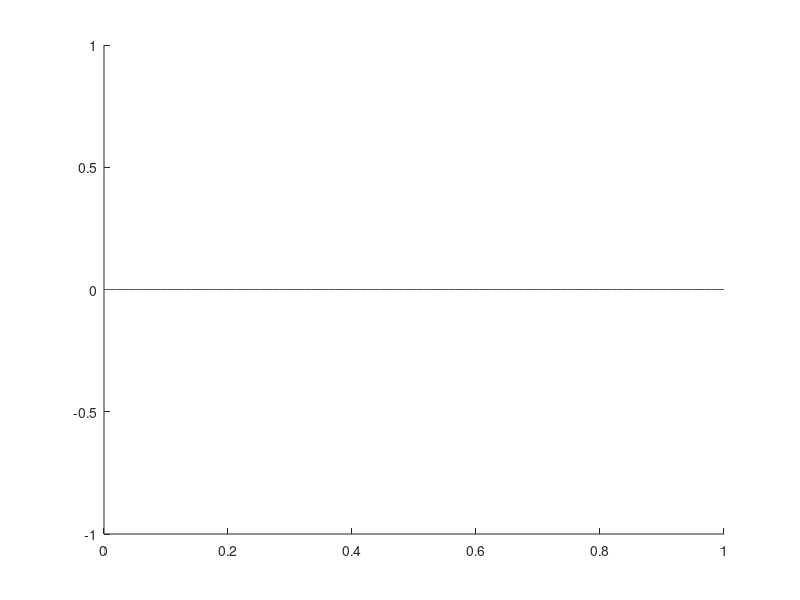

The MATLAB source for this figure:
function h = refcurve(p)
%REFCURVE Add a reference curve (polynomial) to a plot.
%   REFCURVE(P) adds a line with the given polynomial coefficients 
%   to the current figure.
%   H = REFCURVE(P) returns the handle to the line object
%   in H.
%   REFCURVE with no arguments plots the function Y = 0.
%   Example: 
%       y = p(1)*x^d + p(2)*x^(d-1) + ... + p(d)*x + p(d+1)
%       Shows a polynomial of degree, d.
%       Note that p(1) goes with the highest order term.
%
%   See also POLYFIT, POLYVAL.   

%   B.A. Jones 2-3-95
%   Copyright 1993-2004 The MathWorks, Inc. 


if nargin == 0
   p = zeros(2,1);
end

xlimits = get(gca,'Xlim');
ylimits = get(gca,'Ylim');

np = get(gcf,'NextPlot');
set(gcf,'NextPlot','add');

xdat = linspace(xlimits(1),xlimits(2),100);
ydat = polyval(p,xdat);
maxy = max(ydat);
miny = min(ydat);

if maxy > ylimits(2)
  if miny < ylimits(1)
     set(gca,'YLim',[miny maxy]);
  else
     set(gca,'YLim',[ylimits(1) maxy]);
  end
else
  if miny < ylimits(1)
     set(gca,'YLim',[miny ylimits(2)]);
  end
end

if nargout == 1
   h = line(xdat,ydat);
   set(h,'LineStyle','-');
else
   hh = line(xdat,ydat);
   set(hh,'LineStyle','-');
end

set(gcf,'NextPlot',np);
